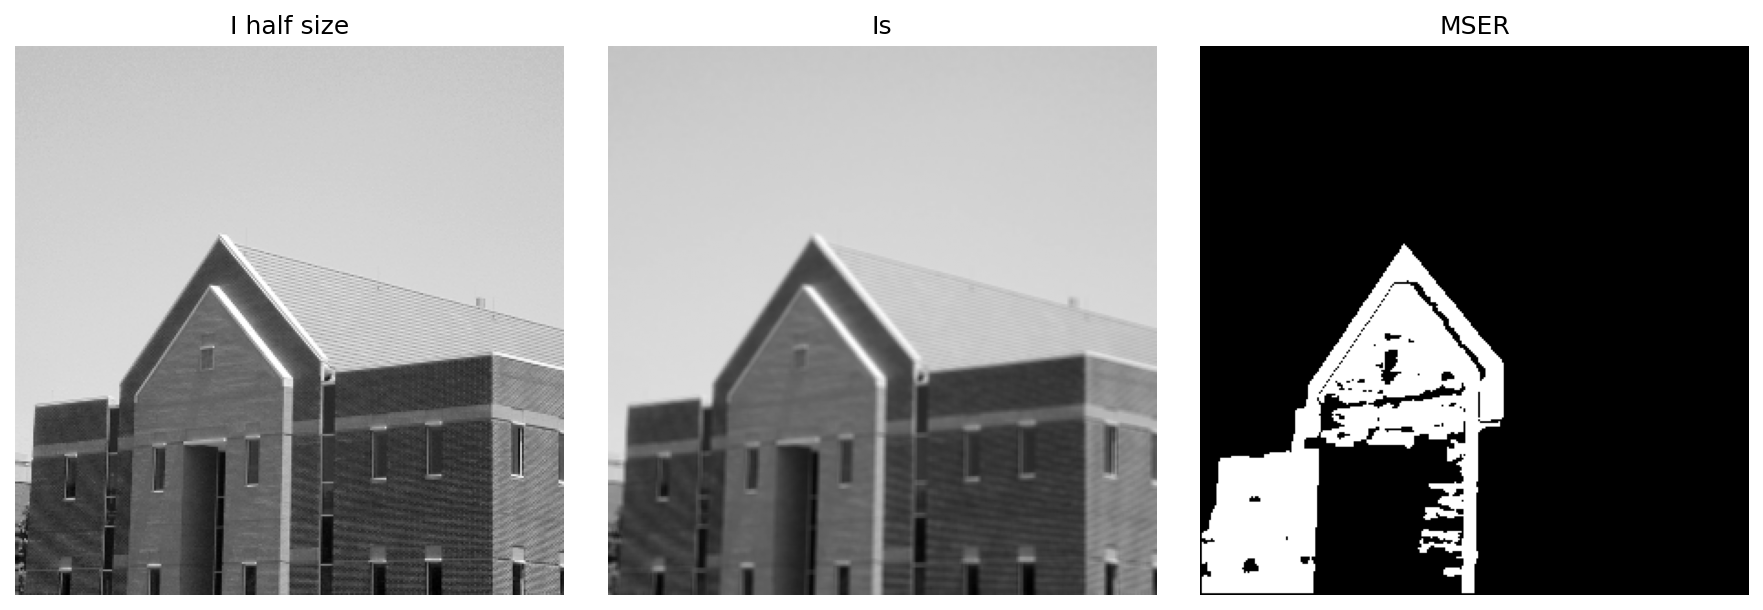

Here is the Python script that generated this plot:
"""Figure 12.55 - MSER of half-size building image."""

from __future__ import annotations

import os
import numpy as np
import matplotlib.pyplot as plt
from scipy import ndimage
import imageio.v2 as iio

from General.detectMSERFeatures import detectMSERFeatures
from libDIPUM.data_path import dip_data


def _to_gray(a: np.ndarray) -> np.ndarray:
    arr = np.asarray(a)
    if arr.ndim == 2:
        return arr
    if arr.ndim == 3:
        if arr.shape[2] == 1:
            return arr[..., 0]
        return (0.2989 * arr[..., 0] + 0.5870 * arr[..., 1] + 0.1140 * arr[..., 2]).astype(arr.dtype)
    raise ValueError("Input image must be 2-D grayscale or 3-D color")


def _to_uint8_graylevels(a: np.ndarray) -> np.ndarray:
    arr = np.asarray(a)
    if arr.dtype == np.uint8:
        return arr
    out = arr.astype(np.float64)
    if out.size == 0:
        return np.zeros_like(out, dtype=np.uint8)
    if np.max(out) <= 1.0:
        out = out * 255.0
    return np.uint8(np.clip(np.round(out), 0.0, 255.0))


def _linear_idx_to_mask(pixel_idx_1based: np.ndarray, shape_hw: tuple[int, int]) -> np.ndarray:
    """Convert MATLAB 1-based column-major linear indices to uint8 mask."""
    H, W = shape_hw
    out = np.zeros((H, W), dtype=np.uint8)
    idx0 = np.asarray(pixel_idx_1based, dtype=np.int64).ravel() - 1
    idx0 = idx0[(idx0 >= 0) & (idx0 < H * W)]
    if idx0.size == 0:
        return out
    rr, cc = np.unravel_index(idx0, (H, W), order="F")
    out[rr, cc] = 255
    return out


print("Running Figure1255 (MSER of half-size building image)...")

# Data
img_path = dip_data('building-600by600.tif')
I = _to_gray(iio.imread(img_path))

# Quarter size in pixels (half width and height): I(1:2:end, 1:2:end)
I = I[::2, ::2]

# Kernel
w = np.ones((3, 3), dtype=np.float64)
w = w / np.sum(w)

# Filtering
Is = ndimage.convolve(I, w, mode="nearest")
Is_u8 = _to_uint8_graylevels(Is)

# MSER
R, RCC = detectMSERFeatures(
    Is_u8,
    "ThresholdDelta",
    0.7,
    "RegionAreaRange",
    [2500, 7500],
)

CC = RCC["PixelIdxList"]
NCC = len(CC)
Iunion = np.zeros_like(Is_u8, dtype=np.uint8)
for K in range(NCC):
    Idisp = _linear_idx_to_mask(CC[K], Is_u8.shape)
    Iunion = np.bitwise_or(Iunion, Idisp)

# Display
fig, axs = plt.subplots(1, 3, figsize=(12, 4))
axs[0].imshow(I, cmap="gray")
axs[0].set_title("I half size")
axs[0].axis("off")

axs[1].imshow(Is_u8, cmap="gray")
axs[1].set_title("Is")
axs[1].axis("off")

axs[2].imshow(Iunion, cmap="gray")
axs[2].set_title("MSER")
axs[2].axis("off")

fig.tight_layout()
out_path = os.path.join(os.path.dirname(__file__), "Figure1255.png")
fig.savefig(out_path, dpi=150, bbox_inches="tight")
print(f"Detected regions: {R.Count}")
print(f"Saved {out_path}")
plt.show()
